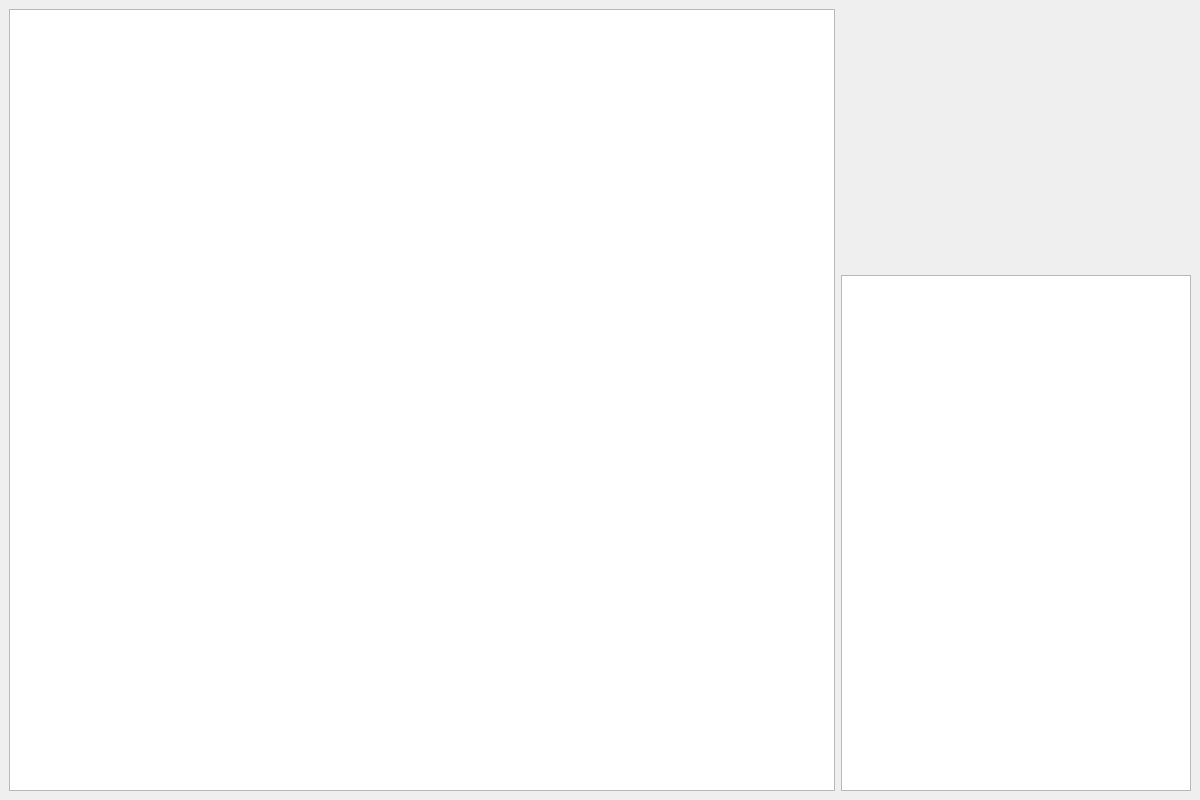
<?xml version="1.0" encoding="UTF-8"?>
<ui version="4.0">
 <class>MainWindow</class>
 <widget class="QMainWindow" name="MainWindow">
  <property name="geometry">
   <rect>
    <x>0</x>
    <y>0</y>
    <width>1200</width>
    <height>800</height>
   </rect>
  </property>
  <property name="minimumSize">
   <size>
    <width>800</width>
    <height>600</height>
   </size>
  </property>
  <property name="maximumSize">
   <size>
    <width>1300</width>
    <height>850</height>
   </size>
  </property>
  <property name="windowTitle">
   <string>QQ服务器</string>
  </property>
  <property name="windowIcon">
   <iconset>
    <normaloff>:/lib/QQ.png</normaloff>:/lib/QQ.png</iconset>
  </property>
  <property name="autoFillBackground">
   <bool>false</bool>
  </property>
  <widget class="QWidget" name="centralwidget">
   <layout class="QGridLayout" name="gridLayout">
    <item row="1" column="1">
     <widget class="QPlainTextEdit" name="PlainTextEdit">
      <property name="minimumSize">
       <size>
        <width>350</width>
        <height>0</height>
       </size>
      </property>
      <property name="maximumSize">
       <size>
        <width>350</width>
        <height>16777215</height>
       </size>
      </property>
     </widget>
    </item>
    <item row="0" column="1">
     <widget class="QLabel" name="Label">
      <property name="minimumSize">
       <size>
        <width>350</width>
        <height>260</height>
       </size>
      </property>
      <property name="maximumSize">
       <size>
        <width>350</width>
        <height>260</height>
       </size>
      </property>
      <property name="text">
       <string/>
      </property>
      <property name="pixmap">
       <pixmap>:/lib/pic.jpg</pixmap>
      </property>
      <property name="scaledContents">
       <bool>true</bool>
      </property>
     </widget>
    </item>
    <item row="0" column="0" rowspan="2">
     <widget class="QTableView" name="TableView"/>
    </item>
   </layout>
  </widget>
 </widget>
 <resources/>
 <connections/>
</ui>
